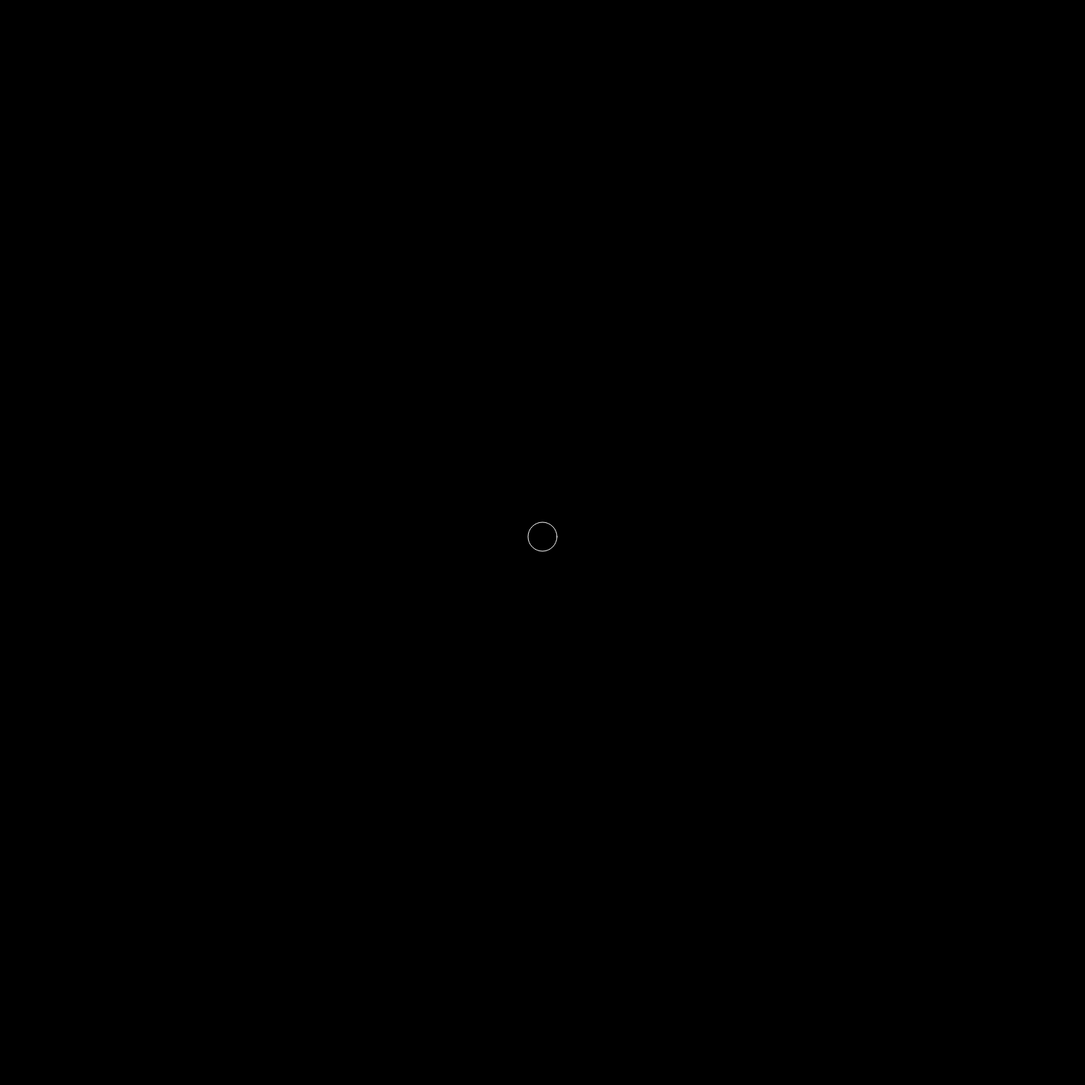
Frame 1 (no input)
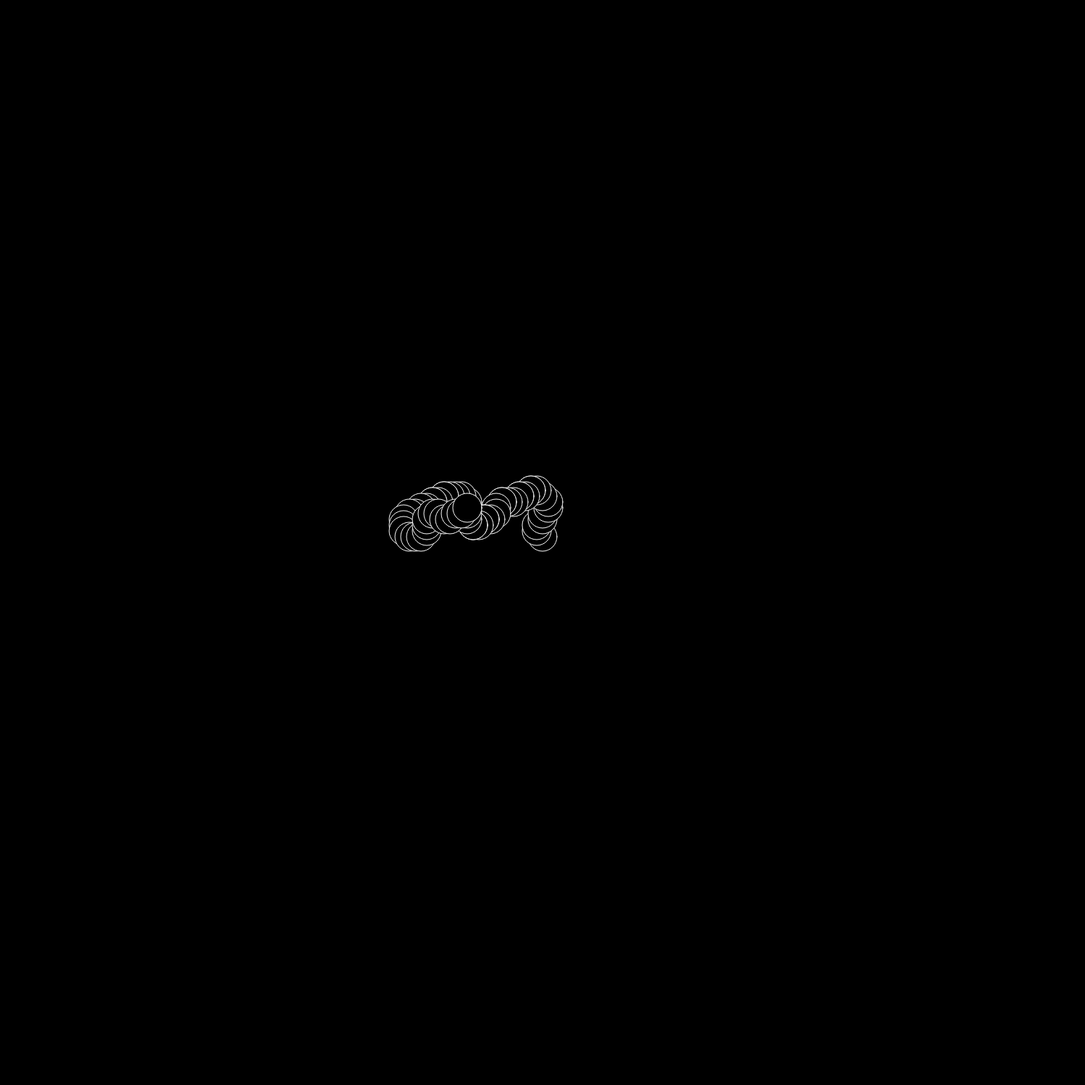
Frame 60 (no input)
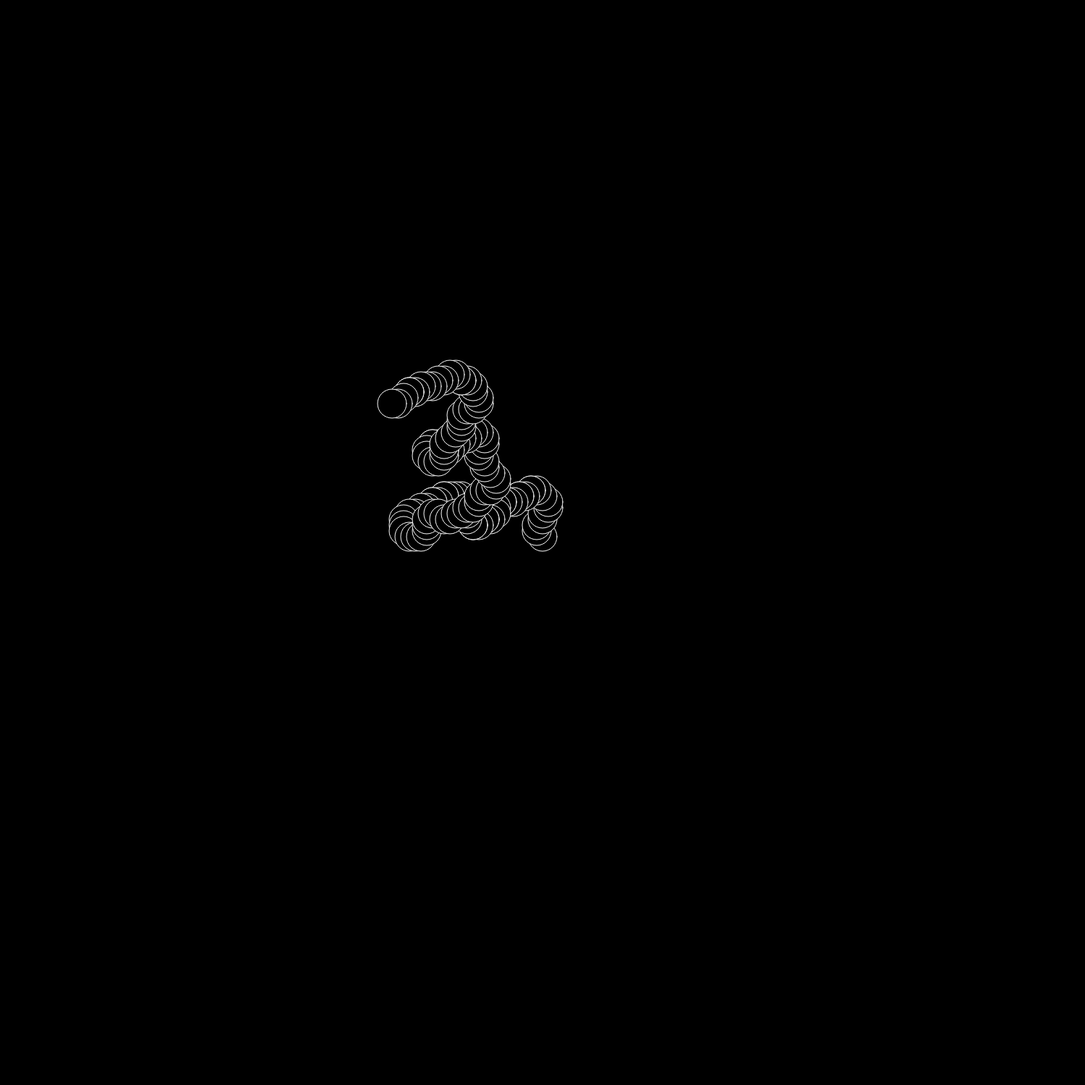
Frame 120 (the mouse pressed at the canvas centre since frame 60)

The p5.js sketch that drew these frames (run headless with seeded random() and noise() and a simulated clock; from frame 60 on, the mouse is pressed at the canvas centre):

// p5.js sketch
// ── sketch.js
let dir, x = 750, y = 750, newDir
function setup() {
  dir = floor(random(0, 7))
  createCanvas(1500,1500)
  background(0)
};
function draw() {
  if(random(0, 1) > 0.15){
    if(random(0, 1) > 0.5){
      dir = (dir + 1) % 8
    }else{
      if(dir == 0){
        dir = 8
      }else{
        dir--
      }
    }
  }
  console.log(dir)
  newDir = addDir(dir)
  x += (newDir[0] * 8)
  x = max(min(x,1500),0)
  y += (newDir[1] * 8)
  y = max(min(y,1500),0)

  fill(0)
  stroke(255)
  ellipse(x, y, 40, 40)
};

function addDir(direction){
  newDirectionVector = [0,0]
  if(direction == 0){ //up going clockwise
    newDirectionVector[0] = newDirectionVector[0] -1
    newDirectionVector[1] = newDirectionVector[1] + 0
  }else if(direction == 1){
    newDirectionVector[0] = newDirectionVector[0] -1
    newDirectionVector[1] = newDirectionVector[1] + 1
  }else if(direction == 2){
    newDirectionVector[0] = newDirectionVector[0] + 0
    newDirectionVector[1] = newDirectionVector[1] + 1
  }else if(direction == 3){
    newDirectionVector[0] = newDirectionVector[0] + 1
    newDirectionVector[1] = newDirectionVector[1] + 1
  }else if(direction == 4){
    newDirectionVector[0] = newDirectionVector[0] + 1
    newDirectionVector[1] = newDirectionVector[1] + 0
  }else if(direction == 5){
    newDirectionVector[0] = newDirectionVector[0] + 1
    newDirectionVector[1] = newDirectionVector[1] -1
  }else if(direction == 6){
    newDirectionVector[0] = newDirectionVector[0] + 0
    newDirectionVector[1] = newDirectionVector[1] -1
  }else if(direction == 7){
    newDirectionVector[0] = newDirectionVector[0] -1
    newDirectionVector[1] = newDirectionVector[1] -1
  }
  return newDirectionVector
};
